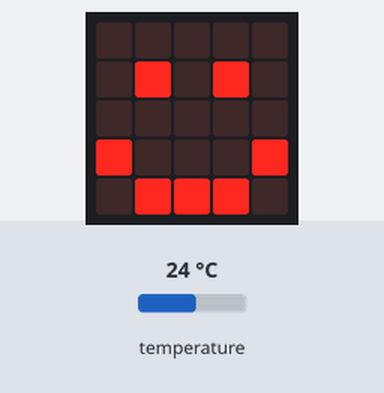
This program was run on a simulated BBC micro:bit (MakeCode). Shown: the board's 5×5 LED display. The test bench sets the inputs (shaded band); at power-on: temperature 24 °C.

Above: at 1.2 s.
1.3 s: temperature set to 28 °C
At 3.0 s:
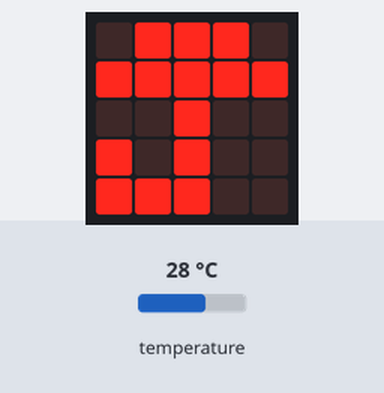
3.3 s: temperature set to 9 °C
At 4.4 s:
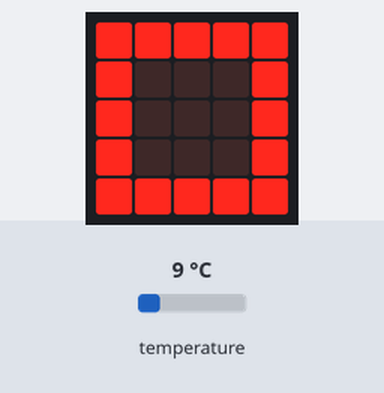
5.2 s: temperature set to 9.6 °C
6.7 s: temperature set to 10.5 °C
At 8.0 s:
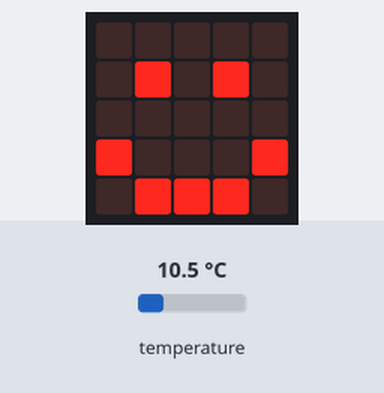
8.3 s: temperature set to 33 °C
At 9.2 s:
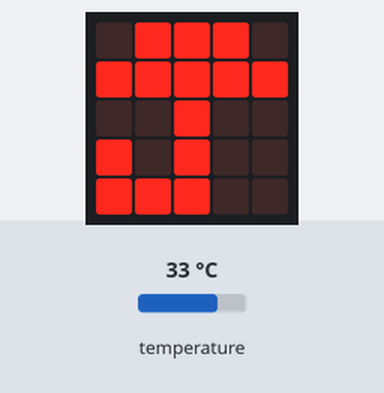
Timing chart, 0 to 11.1 s (numbered marks = the images above; inputs shaded):
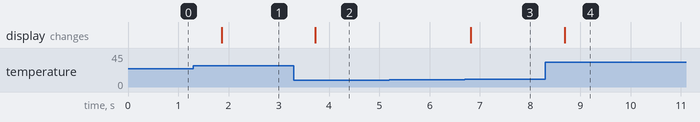

The program:

main.ts
```typescript
basic.forever(function on_forever() {
    let temperatura = input.temperature()
    if (temperatura > 25) {
        basic.showIcon(IconNames.Umbrella)
    } else if (temperatura < 10) {
        basic.showIcon(IconNames.Square)
    } else {
        basic.showIcon(IconNames.Happy)
    }

})
```

test.ts
```typescript
// aquí va el archivo "tests"; esto no se compilará cuando este paquete se utilice como una extensión.
```

Measured:
- the behaviour switches between 9.9 and 10 °C on temperature (found by bisection; images 2 and 3)
- after the input at 1.3 s, the display: changes after 0.56 s (image 1)
- after the input at 3.3 s, the display: changes after 0.42 s (image 2)
- after the input at 5.2 s, every drawn part: stays the same
- after the input at 6.7 s, the display: changes after 0.12 s (image 3)
- after the input at 8.3 s, the display: changes after 0.38 s (image 4)
